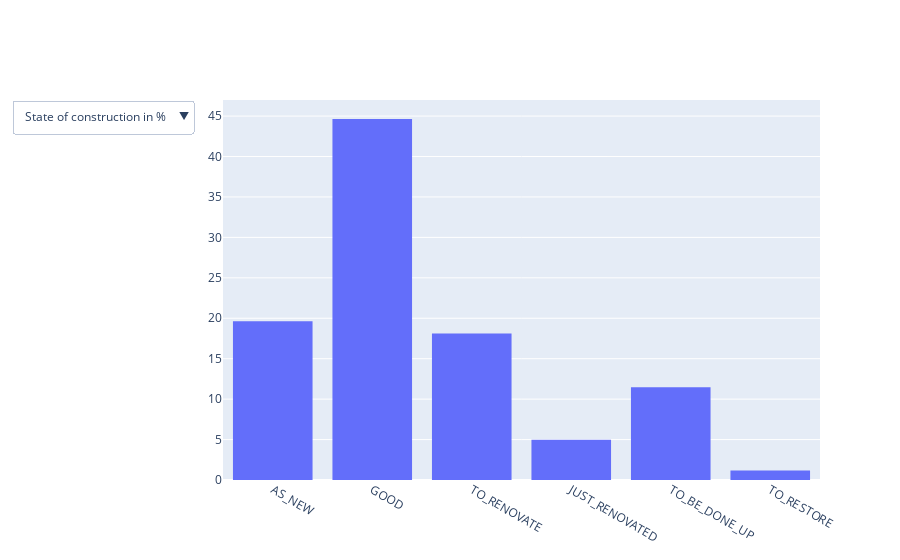

The cell this chart's notebook holds for it:
### Code cell
# Create the histogram
fig1 = px.histogram(df, x="state_construction", histnorm='percent')
fig1.update_yaxes(range=[0, 100])

# Create the bar chart
mean_price_per_state_construction = df.groupby('state_construction')['price'].mean()
fig2 = px.bar(x=mean_price_per_state_construction.index, y=mean_price_per_state_construction.values, labels={'x':'State of the construction', 'y':'mean price'})

# Create a figure with subplots
fig = go.Figure()

# Add the histogram to the figure
fig.add_trace(fig1.data[0])

# Add the bar chart to the figure
fig.add_trace(fig2.data[0])

# Hide the second trace (the bar chart) by default
fig.data[1].visible = False

# Create a dropdown menu
buttons = [
    dict(label="State of construction in %", method="update", args=[{"visible": [True, False]}]),
    dict(label="Mean Price of each state", method="update", args=[{"visible": [False, True]}])
]

# Add the dropdown menu to the figure
fig.update_layout(updatemenus=[dict(buttons=buttons)])

# Show the figure
fig.show()

### Figure 1 — Plotly figure (JSON) as saved in the notebook; plotly's stock layout.template omitted (floating-point values rounded to 4 significant figures; data arrays with more than 128 entries replaced by an {"elided": "..."} marker saying what was removed)
{"data": [{"alignmentgroup": "True", "bingroup": "x", "histnorm": "percent", "hovertemplate": "state_construction=%{x}<br>percent=%{y}<extra></extra>", "legendgroup": "", "marker": {"color": "#636efa", "pattern": {"shape": ""}}, "name": "", "offsetgroup": "", "orientation": "v", "showlegend": false, "type": "histogram", "x": {"elided": "38520 str values"}, "xaxis": "x", "yaxis": "y"}, {"alignmentgroup": "True", "hovertemplate": "State of the construction=%{x}<br>mean price=%{y}<extra></extra>", "legendgroup": "", "marker": {"color": "#636efa", "pattern": {"shape": ""}}, "name": "", "offsetgroup": "", "orientation": "v", "showlegend": false, "textposition": "auto", "type": "bar", "visible": false, "x": ["AS_NEW", "GOOD", "JUST_RENOVATED", "TO_BE_DONE_UP", "TO_RENOVATE", "TO_RESTORE"], "xaxis": "x", "y": [661500.0, 478400.0, 465000.0, 345600.0, 309600.0, 266100.0], "yaxis": "y"}], "layout": {"updatemenus": [{"buttons": [{"args": [{"visible": [true, false]}], "label": "State of construction in %", "method": "update"}, {"args": [{"visible": [false, true]}], "label": "Mean Price of each state", "method": "update"}]}]}}
